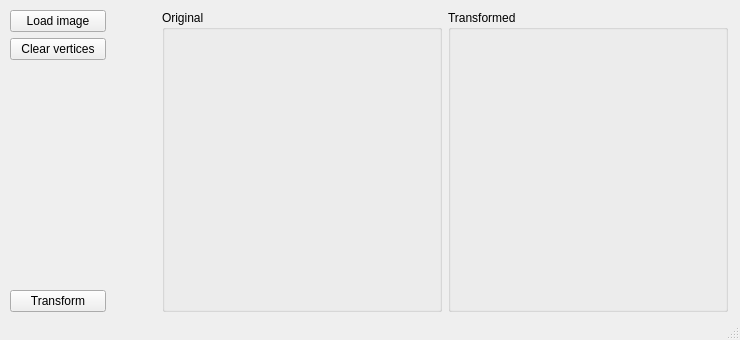
<?xml version="1.0" encoding="UTF-8"?>
<ui version="4.0">
 <class>MainWindow</class>
 <widget class="QMainWindow" name="MainWindow">
  <property name="geometry">
   <rect>
    <x>0</x>
    <y>0</y>
    <width>740</width>
    <height>340</height>
   </rect>
  </property>
  <property name="minimumSize">
   <size>
    <width>740</width>
    <height>340</height>
   </size>
  </property>
  <property name="maximumSize">
   <size>
    <width>740</width>
    <height>340</height>
   </size>
  </property>
  <property name="mouseTracking">
   <bool>false</bool>
  </property>
  <property name="windowTitle">
   <string>Amend</string>
  </property>
  <widget class="QWidget" name="centralwidget">
   <widget class="QWidget" name="horizontalLayoutWidget">
    <property name="geometry">
     <rect>
      <x>10</x>
      <y>10</y>
      <width>718</width>
      <height>302</height>
     </rect>
    </property>
    <layout class="QHBoxLayout" name="horizontalLayout">
     <item>
      <layout class="QVBoxLayout" name="verticalLayout_3">
       <item>
        <widget class="QPushButton" name="bt_load">
         <property name="text">
          <string>Load image</string>
         </property>
        </widget>
       </item>
       <item>
        <widget class="QPushButton" name="bt_clear">
         <property name="text">
          <string>Clear vertices</string>
         </property>
        </widget>
       </item>
       <item>
        <spacer name="verticalSpacer">
         <property name="orientation">
          <enum>Qt::Vertical</enum>
         </property>
         <property name="sizeHint" stdset="0">
          <size>
           <width>20</width>
           <height>40</height>
          </size>
         </property>
        </spacer>
       </item>
       <item>
        <widget class="QPushButton" name="bt_transform">
         <property name="text">
          <string>Transform</string>
         </property>
        </widget>
       </item>
      </layout>
     </item>
     <item>
      <spacer name="horizontalSpacer">
       <property name="orientation">
        <enum>Qt::Horizontal</enum>
       </property>
       <property name="sizeType">
        <enum>QSizePolicy::Fixed</enum>
       </property>
       <property name="sizeHint" stdset="0">
        <size>
         <width>50</width>
         <height>50</height>
        </size>
       </property>
      </spacer>
     </item>
     <item>
      <layout class="QVBoxLayout" name="verticalLayout">
       <item>
        <widget class="QGroupBox" name="groupBox">
         <property name="title">
          <string>Original</string>
         </property>
         <layout class="QVBoxLayout" name="verticalLayout_4">
          <item>
           <widget class="QLabel" name="lb_original">
            <property name="minimumSize">
             <size>
              <width>256</width>
              <height>256</height>
             </size>
            </property>
            <property name="styleSheet">
             <string notr="true"/>
            </property>
            <property name="text">
             <string/>
            </property>
           </widget>
          </item>
         </layout>
        </widget>
       </item>
      </layout>
     </item>
     <item>
      <layout class="QVBoxLayout" name="verticalLayout_2">
       <item>
        <widget class="QGroupBox" name="groupBox_2">
         <property name="title">
          <string>Transformed</string>
         </property>
         <layout class="QVBoxLayout" name="verticalLayout_5">
          <item>
           <widget class="QLabel" name="lb_transformed">
            <property name="minimumSize">
             <size>
              <width>256</width>
              <height>256</height>
             </size>
            </property>
            <property name="styleSheet">
             <string notr="true"/>
            </property>
            <property name="text">
             <string/>
            </property>
           </widget>
          </item>
         </layout>
        </widget>
       </item>
      </layout>
     </item>
    </layout>
   </widget>
  </widget>
  <widget class="QStatusBar" name="statusbar"/>
 </widget>
 <resources/>
 <connections/>
</ui>
